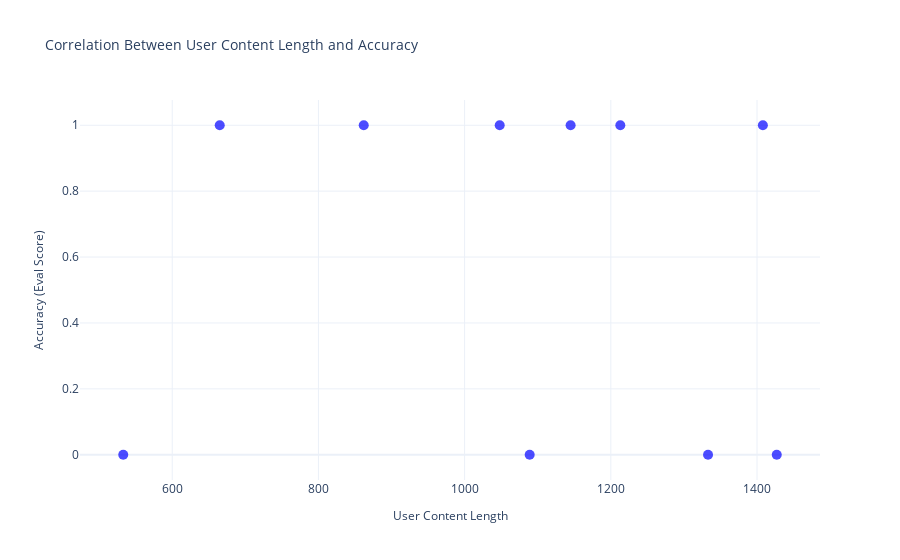

Notebook code cell kept with this figure:
### Code cell
import plotly.express as px

# Scatter plot
fig = px.scatter(
    df,
    x="classification_prompt_user_content_length",
    y="eval_score",
    title="Correlation Between User Content Length and Accuracy",
    labels={
        "classification_prompt_user_content_length": "User Content Length",
        "eval_score": "Accuracy (Eval Score)"
    },
    opacity=0.7
)

# Update layout for better visualization
fig.update_traces(marker=dict(color="blue", size=10))
fig.update_layout(
    title_font_size=14,
    xaxis_title_font_size=12,
    yaxis_title_font_size=12,
    template="plotly_white"
)

fig.show()

### Figure 1 — Plotly figure (JSON) as saved in the notebook; plotly's stock layout.template omitted (floating-point values rounded to 4 significant figures)
{"data": [{"hovertemplate": "User Content Length=%{x}<br>Accuracy (Eval Score)=%{y}<extra></extra>", "legendgroup": "", "marker": {"color": "blue", "opacity": 0.7, "size": 10, "symbol": "circle"}, "mode": "markers", "name": "", "orientation": "v", "showlegend": false, "type": "scatter", "x": [1048, 1145, 1333, 1408, 1427, 1213, 533, 1089, 862, 665], "xaxis": "x", "y": [1.0, 1.0, 0.0, 1.0, 0.0, 1.0, 0.0, 0.0, 1.0, 1.0], "yaxis": "y"}], "layout": {"legend": {"tracegroupgap": 0}, "title": {"font": {"size": 14}, "text": "Correlation Between User Content Length and Accuracy"}, "xaxis": {"anchor": "y", "domain": [0, 1], "title": {"font": {"size": 12}, "text": "User Content Length"}}, "yaxis": {"anchor": "x", "domain": [0, 1], "title": {"font": {"size": 12}, "text": "Accuracy (Eval Score)"}}}}
